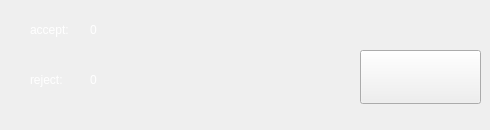
        <widget class="QWidget" name="Statistics">
         <widget class="QPushButton" name="M_sp_reset_pushButton">
          <property name="geometry">
           <rect>
            <x>360</x>
            <y>50</y>
            <width>121</width>
            <height>54</height>
           </rect>
          </property>
          <property name="styleSheet">
           <string notr="true">image: url(:/Tivanex - App Ui - Preform/Tivanex - App Ui 04 - Page 1-1 edited/Group 379.svg);</string>
          </property>
          <property name="text">
           <string/>
          </property>
         </widget>
         <widget class="QWidget" name="gridLayoutWidget_7">
          <property name="geometry">
           <rect>
            <x>160</x>
            <y>10</y>
            <width>191</width>
            <height>111</height>
           </rect>
          </property>
          <layout class="QGridLayout" name="gridLayout_statistic"/>
         </widget>
         <widget class="QLabel" name="label_12">
          <property name="geometry">
           <rect>
            <x>30</x>
            <y>20</y>
            <width>63</width>
            <height>20</height>
           </rect>
          </property>
          <property name="styleSheet">
           <string notr="true">	color: rgb(255, 255, 255);</string>
          </property>
          <property name="text">
           <string>accept:</string>
          </property>
         </widget>
         <widget class="QLabel" name="label_13">
          <property name="geometry">
           <rect>
            <x>30</x>
            <y>70</y>
            <width>63</width>
            <height>20</height>
           </rect>
          </property>
          <property name="styleSheet">
           <string notr="true">	color: rgb(255, 255, 255);</string>
          </property>
          <property name="text">
           <string>reject:</string>
          </property>
         </widget>
         <widget class="QLabel" name="Accept_Count_LB">
          <property name="geometry">
           <rect>
            <x>90</x>
            <y>20</y>
            <width>63</width>
            <height>20</height>
           </rect>
          </property>
          <property name="styleSheet">
           <string notr="true">	color: rgb(255, 255, 255);</string>
          </property>
          <property name="text">
           <string>0</string>
          </property>
         </widget>
         <widget class="QLabel" name="Reject_Count_LB">
          <property name="geometry">
           <rect>
            <x>90</x>
            <y>70</y>
            <width>63</width>
            <height>20</height>
           </rect>
          </property>
          <property name="styleSheet">
           <string notr="true">	color: rgb(255, 255, 255);</string>
          </property>
          <property name="text">
           <string>0</string>
          </property>
         </widget>
        </widget>
